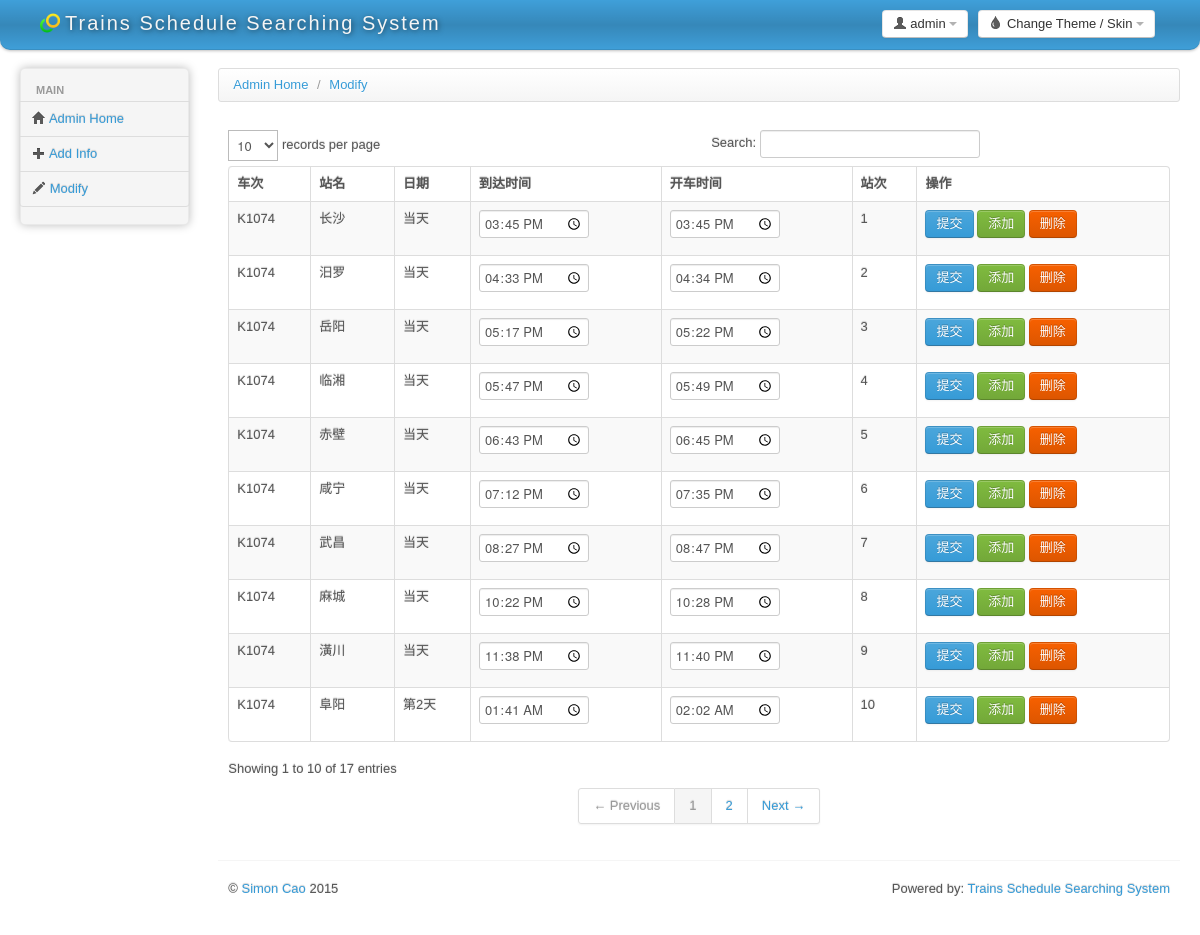
The page /web/admin_editatrain.php?trainid=5 on the database its author committed.
### tables this page shows
CREATE TABLE IF NOT EXISTS `trains` (
`no` int(11) NOT NULL,
  `train_name` varchar(10) NOT NULL,
  `depart_time` time NOT NULL,
  `arrival_time` time NOT NULL,
  `count_day` tinyint(4) NOT NULL,
  `departation` varchar(50) NOT NULL,
  `destination` varchar(50) NOT NULL
);

CREATE TABLE IF NOT EXISTS `timetable` (
`no` int(11) NOT NULL,
  `site_id` int(11) NOT NULL,
  `train_no` int(11) NOT NULL,
  `in_time` time NOT NULL,
  `out_time` time NOT NULL,
  `next_day` tinyint(4) NOT NULL,
  `zhanci` tinyint(4) NOT NULL
);

CREATE TABLE IF NOT EXISTS `sites` (
`site_id` int(11) NOT NULL,
  `site_name` varchar(50) NOT NULL
);

### web/admin_editatrain.php (the view, shortened to what this page needs)
<!DOCTYPE html>
<html>
<head>
	<link id="bs-css" href="css/bootstrap-cerulean.css" rel="stylesheet">
	<link href="css/bootstrap-responsive.css" rel="stylesheet">
	<link href="css/charisma-app.css" rel="stylesheet">
	<link href="css/jquery-ui-1.8.21.custom.css" rel="stylesheet">
	<link href='css/fullcalendar.css' rel='stylesheet'>
	<link href='css/fullcalendar.print.css' rel='stylesheet'  media='print'>
	<link href='css/chosen.css' rel='stylesheet'>
	<link href='css/uniform.default.css' rel='stylesheet'>
	<link href='css/colorbox.css' rel='stylesheet'>
	<link href='css/jquery.cleditor.css' rel='stylesheet'>
	<link href='css/jquery.noty.css' rel='stylesheet'>
	<link href='css/noty_theme_default.css' rel='stylesheet'>
	<link href='css/elfinder.min.css' rel='stylesheet'>
	<link href='css/elfinder.theme.css' rel='stylesheet'>
	<link href='css/jquery.iphone.toggle.css' rel='stylesheet'>
	<link href='css/opa-icons.css' rel='stylesheet'>
	<link href='css/uploadify.css' rel='stylesheet'>
	<link href='css/mymymy.css' rel='stylesheet'>
	<link rel="stylesheet" type="text/css" href="css/mymymy.css">
</head>
<body>
	<div class="navbar">
		<div class="navbar-inner">
			<div class="container-fluid">
				<a class="brand" href="index.html"><img alt="Charisma Logo" src="img/logo20.png" /><span>Trains Schedule Searching System</span></a>
				<div class="btn-group pull-right theme-container" >
					<a class="btn dropdown-toggle" data-toggle="dropdown" href="#">
						<i class="icon-tint"></i><span class="hidden-phone"> Change Theme / Skin</span>
						<span class="caret"></span>
					</a>
				</div>
				<div class="btn-group pull-right" >
					<a class="btn dropdown-toggle" data-toggle="dropdown" href="#">
						<i class="icon-user"></i><span class="hidden-phone"> admin</span>
						<span class="caret"></span>
					</a>
				</div>
			</div>
		</div>
	</div>
		<div class="container-fluid">
		<div class="row-fluid">
			<div class="span2 main-menu-span">
				<div class="well nav-collapse sidebar-nav">
					<ul class="nav nav-tabs nav-stacked main-menu">
						<li class="nav-header hidden-tablet">Main</li>
						<li><a class="ajax-link" href="administration_home.php"><i class="icon-home"></i><span class="hidden-tablet"> Admin Home</span></a></li>
						<li><a class="ajax-link" href="administration_add.php"><i class="icon-plus"></i><span class="hidden-tablet"> Add Info</span></a></li>
						<li><a class="ajax-link" href="administration_modify.php"><i class="icon-pencil"></i><span class="hidden-tablet"> Modify</span></a></li>
					</ul>
				</div>
			</div>
			<div id="content" class="span10">
			<div>
				<ul class="breadcrumb">
					<li>
						<a href="administration_home.php">Admin Home</a> <span class="divider">/</span>
					</li>
					<li>
						<a href="administration_modify.php">Modify</a>
					</li>
				</ul>
			</div>
<?php
$con = mysql_connect("localhost","trainsAdmin","nwGXxXjTJzVJLuS4");
if ($_SERVER["REQUEST_METHOD"] == "GET") {
	$trainid=$_GET['trainid'];
	$sql = "SELECT train_name FROM trains WHERE no = ".$trainid.";";
	$train_number_result = mysql_query($sql, $con);
	$trainname_row = mysql_fetch_array($train_number_result);
	$get_train_name = $trainname_row['train_name'];
	$sql = "SELECT timetable.no ttNo, site_name, next_day, in_time, out_time, zhanci FROM timetable, sites
	WHERE timetable.site_id = sites.site_id
	AND timetable.train_no = ".$trainid." ORDER BY zhanci;";
	$result = mysql_query($sql,$con);
	$table_header = "<th>车次</th><th>站名</th><th>日期</th><th>到达时间</th><th>开车时间</th><th>站次</th><th>操作</th>";
echo '
					<div class="box-content">
						<table class="table table-striped table-bordered bootstrap-datatable datatable">
						  <thead>
							  <tr>';
							  echo $table_header;
						echo '</tr>
						  </thead>
						  <tbody>';
						  $rowcount=1;
						  $numrows = mysql_num_rows($result);
						  while($row = mysql_fetch_array($result))
  							{
  							echo "<tr>";
  							echo "<td>" . $get_train_name . "</td>";
  							echo "<td>" . $row['site_name'] . "</td>";
  							if ($row['next_day'] == 0) {
  								echo "<td>当天</td>";
  							}else {
  								echo "<td>第" . ($row['next_day']+1) . "天</td>";
  							}
  							echo '<td><input id="input1'.$row['ttNo'].'" class="my-time-input" type="time" value="' . $row['in_time'] . '"></td>';
  							echo '<td><input id="input2'.$row['ttNo'].'" class="my-time-input" type="time" value="' . $row['out_time'] . '"></td>';
  							echo "<td>" . $row['zhanci'] . "</td>";
  							echo '<td>';
  							echo '<a onclick="ajaxsubmit('.$row['ttNo'].');" href="#" title="点击此处提交更改." data-rel="tooltip" class="btn btn-primary">提交</a>&nbsp;';
  							if ($rowcount== $numrows) {
  								echo '<a  href="#" title="终点站后不可添加车站." data-rel="tooltip" class="btn btn-success">添加</a>&nbsp;';
  							} else {
  								echo '<a onclick="setid('.$trainid.','.$row['zhanci'].');" href="#" title="在此站后添加车站." data-rel="tooltip" class="btn btn-success btn-setting">添加</a>&nbsp;';
  							}
  							if ($rowcount==1 || $rowcount== $numrows) {
  								echo '<a onclick="" href="#" title="起始站和终点站不可删除" class="btn btn-warning" data-rel="tooltip">删除</a>';
  							}else {
  								echo '<a onclick="ajaxdelete('.$row['ttNo'].', '.$trainid.', '.$row['zhanci'].');" href="#" title="在此线路中删除该车站" class="btn btn-warning" data-rel="tooltip">删除</a>';
  							}
  							echo '</td>';
  							echo "</tr>";
  							$rowcount++;
  							}
  						echo '</tbody>
					  </table>
					</div>';
}
?>
		<hr>
		<footer>
			<p class="pull-left">&copy; <a href="http://ctimeprints.github.io" target="_blank">Simon Cao</a> 2015</p>
			<p class="pull-right">Powered by: <a href="index.html">Trains Schedule Searching System</a></p>
		</footer>
	</div>
</body>
</html>

### web/css/charisma-app.css (style rules this page uses)
.box-content { padding:10px; }
footer { clear:both; }
footer .pull-right { float:right; margin-right:10px; }
footer .pull-left { float:left; margin-left:10px; }
.sidebar-nav { min-height:0; box-shadow: 0 0 10px #BDBDBD; -webkit-box-shadow: 0 0 10px #BDBDBD; -moz-box-shadow: 0 0 10px #BDBDBD; border-radius: 5px; -webkit-border-radius: 5px; -moz-border-radius: 5px; margin-bottom: 0; padding-bottom:0; }
.sidebar-nav > ul > li:not(.nav-header) { margin-right:-2px; margin-left:-2px; }
.brand { font-family: 'Shojumaru', cursive, Arial, serif; letter-spacing:2px; text-shadow:1px 1px 5px rgba(0, 0, 0, 0.5); width:500px; }
.brand img { float:left; height:20px; width:20px; margin-right:5px; }
.brand span { float:left; }
.navbar-inner { border-radius:0 0 10px 10px; -webkit-border-radius:0 0 10px 10px; -moz-border-radius:0 0 10px 10px; padding-top:5px; padding-bottom:5px; }
.pull-left { float:left !important; }
.pull-right { float:right !important; }

### web/css/mymymy.css (style rules this page uses)
.my-time-input { width: 100px; }

### web/admin_editatrain.php (style rules this page uses)
body { padding-bottom: 40px; }
.sidebar-nav { padding: 9px 0; }

### rows shown on the page
timetable: site.site_name "长沙", next_day "当天", in_time "15:45:00", out_time "15:45:00", zhanci "1", shows "删除"
trains: train_name "K1074"
timetable: site.site_name "汨罗", next_day "当天", in_time "16:33:00", out_time "16:34:00", zhanci "2"
timetable: site.site_name "岳阳", next_day "当天", in_time "17:17:00", out_time "17:22:00", zhanci "3"
timetable: site.site_name "临湘", next_day "当天", in_time "17:47:00", out_time "17:49:00", zhanci "4"
timetable: site.site_name "赤壁", next_day "当天", in_time "18:43:00", out_time "18:45:00", zhanci "5"
timetable: site.site_name "咸宁", next_day "当天", in_time "19:12:00", out_time "19:35:00", zhanci "6"
timetable: site.site_name "武昌", next_day "当天", in_time "20:27:00", out_time "20:47:00", zhanci "7"
timetable: site.site_name "麻城", next_day "当天", in_time "22:22:00", out_time "22:28:00", zhanci "8"
timetable: site.site_name "潢川", next_day "当天", in_time "23:38:00", out_time "23:40:00", zhanci "9"
timetable: site.site_name "阜阳", $row['next_day']+1 "2", in_time "01:41:00", out_time "02:02:00", zhanci "10"
